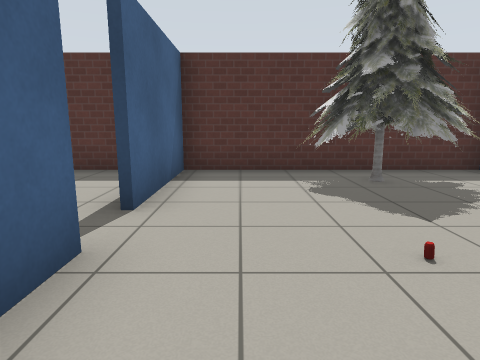
view 1 (above)

19 first-person views from a walk through a robot-simulator world made for Gazebo. The camera is 1 m above the floor, tilts 10° down and sees 75° across. The lines on the ground mark 1 m squares. The floor is counted in squares, 1 m on a side. Each view is taken from the middle of a square. On the plan, view 1 faces up. The plan holds only what a view shows up to about 12 squares ahead; the rest is blank. Gazebo's built-in surfaces are drawn with simple patterns.

view 2
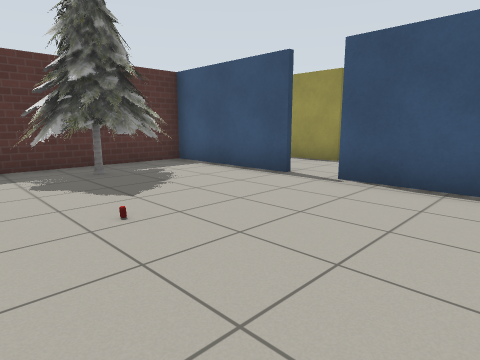

view 3
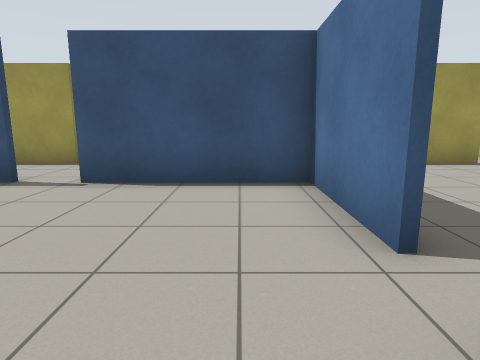

view 4
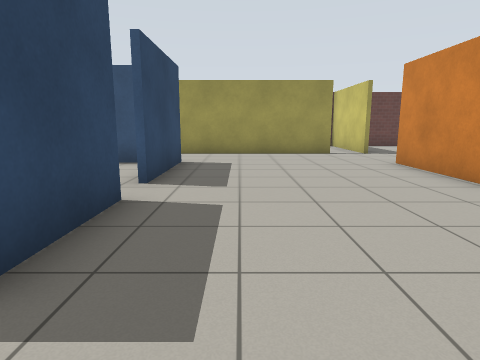

view 5
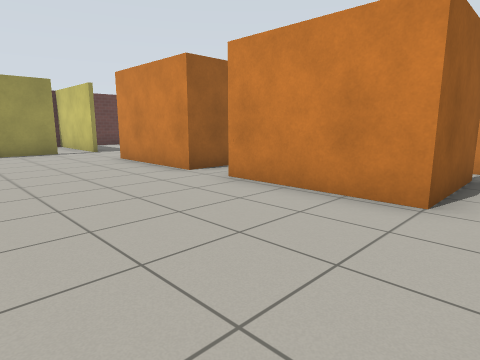

view 6
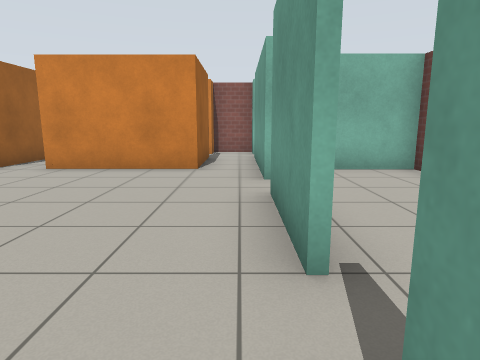

view 7
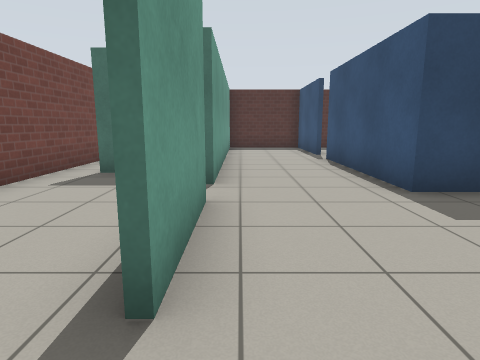

view 8
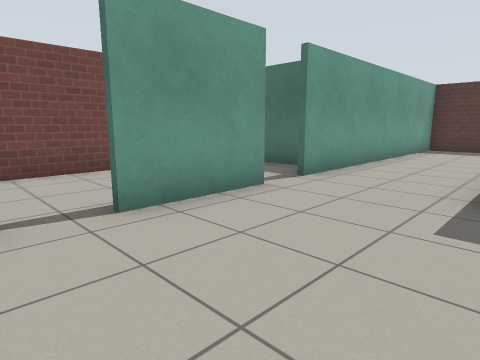

view 9
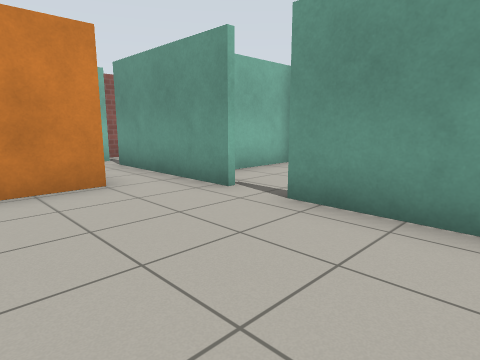

view 10
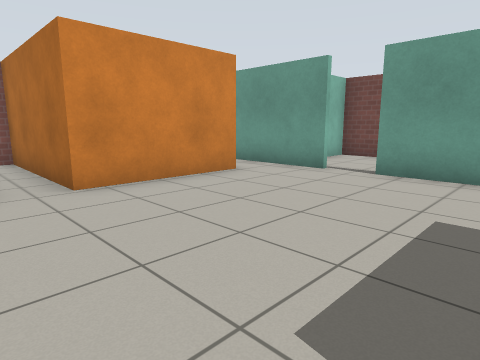

view 11
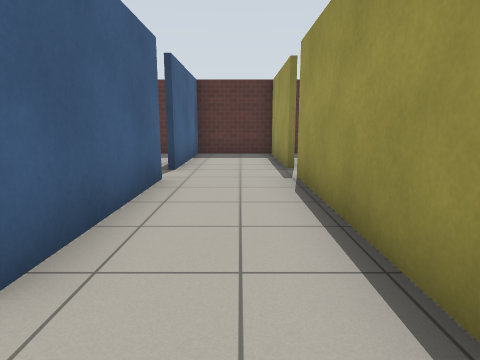

view 12
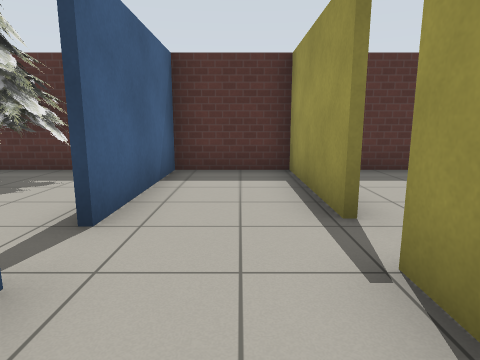

view 13
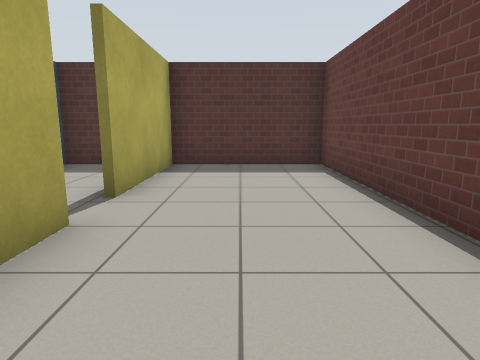

view 14
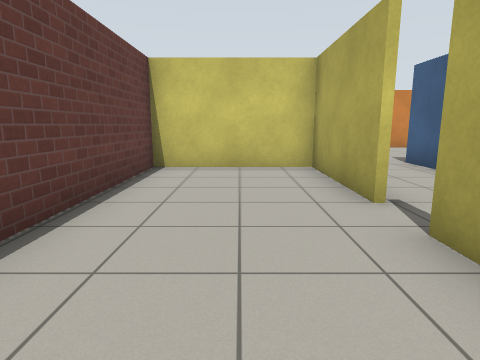

view 15
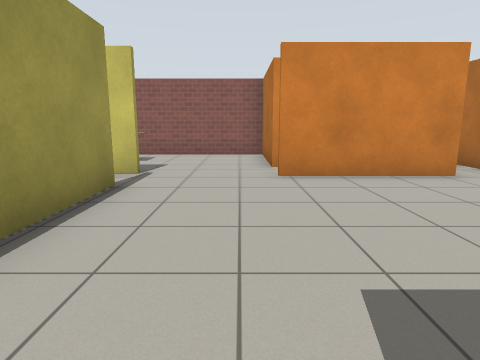

view 16
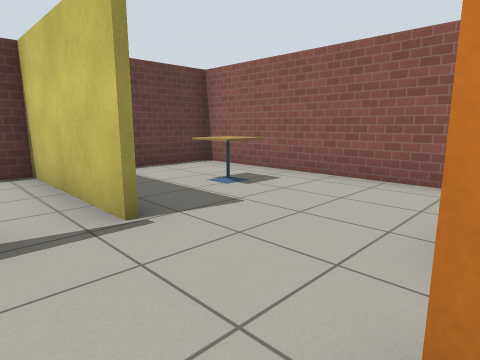

view 17
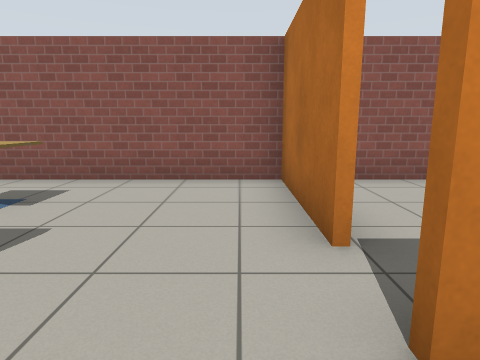

view 18
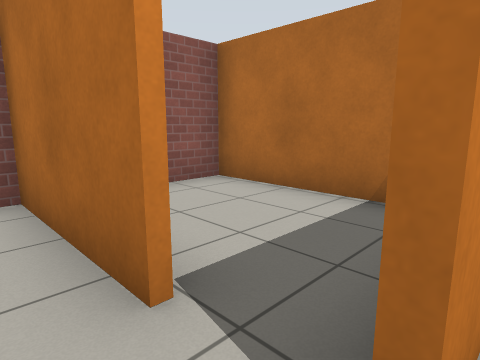

view 19
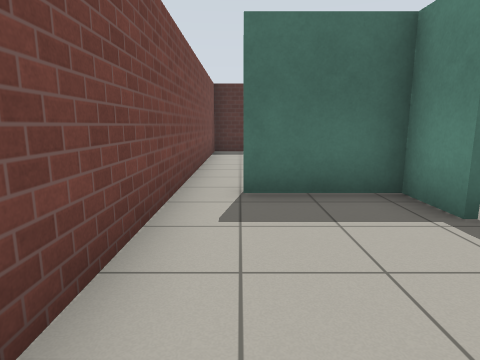

### Floor plan
Points are (right, up) in squares from view 1. A wall is a line through its corners. A room is listed if a view was taken in it or the views show most of it. See-through windows are left out.
Room 1 (views 1, 2, 3)
walls: (-1.3, 2.4) (-1.3, 1.5); (5.4, 2.9) (5.4, 7); (1.5, 7) (-1, 7); (5, 7) (2.4, 7); (-1.3, 7) (-1.3, 3.5); (2.3, -2.2) (5.4, -2.2) (5.4, 1.9)
ways out: opening at (-1, 3) to room 2; opening at (2, -2) to room 2; gap at (5, 2.5) to room 2
objects: drink can (1, 2); pine tree (1, 4) to (4, 7)
Room 2 (views 4, 5, 6, 7, 8, 9, 10, 11, 12, 15, 16, 17, 18)
walls: (1.1, -2.4) (-1.4, -2.4) (-1.4, 2.4); (-4.4, -2.9) (-4.4, -5.6); (-4.4, -6.6) (-4.4, -10.9); (5.5, 1.9) (5.5, -2.4) (2.2, -2.4); (-1.4, 3.5) (-1.4, 5.2); (1.7, -10.3) (1.7, -8.1) (5.2, -8.1); (8.1, -7.2) (8.1, 2.1); (-3, -11) (-3, -8.1) (0.5, -8.1) (0.5, -12.8); (-4.4, 4.5) (-4.4, -1.9); (8.1, 3.1) (8.1, 7) (5, 7); (-1, 7) (-4.4, 7) (-4.4, 6.1); (-4.4, -11.7) (-4.4, -12.7) (-3, -12.7) (-3, -11.9); (5.5, 7) (5.5, 2.9)
ways out: opening at (-1, 3) to room 1; opening at (2, -2) to room 1; gap at (5, 2.5) to room 1; opening at (8, 3) to room 3; opening at (-5, -6) to room 4; opening at (-5, -2) to room 4; gap at (-5, -3) to room 4; opening at (6.5, -8) to room 5; gap at (-5, -11); gap at (-3, -11)
Room 3 (views 13, 14)
walls: (8.3, 2.1) (8.3, -1.5) (12.1, -1.5) (12.1, 7) (8.3, 7) (8.3, 3.2)
ways out: opening at (8, 3) to room 2
Room 4 (view 19)
walls: (-4.6, -1.9) (-4.6, -0.5) (-7, -0.5); (-8, 0.1) (-8, -8.1) (-5.9, -8.1)
ways out: opening at (-5, -6) to room 2; opening at (-5, -2) to room 2; gap at (-5, -3) to room 2; gap at (-7, 0)
Room 5 (no view inside)
walls: (5.2, -9.4) (5.2, -12.8); (4.9, -12.7) (12.1, -12.7) (12.1, -10.5)
ways out: opening at (6.5, -8) to room 2; opening at (5, -9) to room 6
objects: cafe table (9, -11)
Room 6 (no view inside)
walls: (1.9, -9.4) (1.9, -12.7) (4.9, -12.7)
ways out: opening at (5, -9) to room 5

Where each view was taken, in squares from view 1:
view 1: 0 up, 0 right, facing up
view 2: 1 down, 0 right, facing up-right
view 3: 1 down, 0 right, facing right
view 4: 4 down, 3 left, facing right
view 5: 4 down, 4 left, facing down-right
view 6: 1 down, 4 left, facing down
view 7: 7 down, 4 left, facing up
view 8: 7 down, 1 left, facing up-left
view 9: 3 down, 1 left, facing down-left
view 10: 3 down, 2 right, facing down-left
view 11: 4 down, 7 right, facing up
view 12: 0 up, 7 right, facing up
view 13: 1 down, 10 right, facing up
view 14: 6 up, 10 right, facing down
view 15: 2 down, 6 right, facing down
view 16: 7 down, 5 right, facing down-right
view 17: 7 down, 6 right, facing down
view 18: 8 down, 6 right, facing down-left
view 19: 5 down, 7 left, facing up
